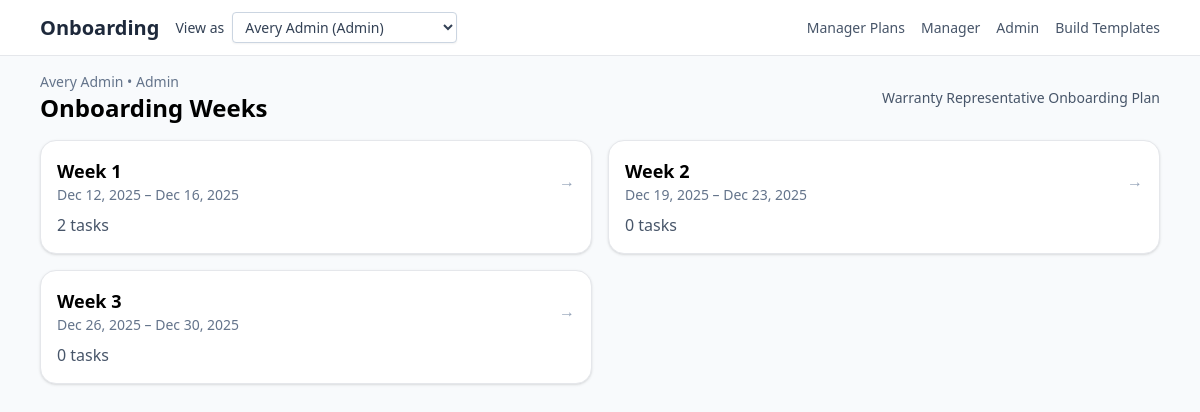
The app's page /weeks, older data.
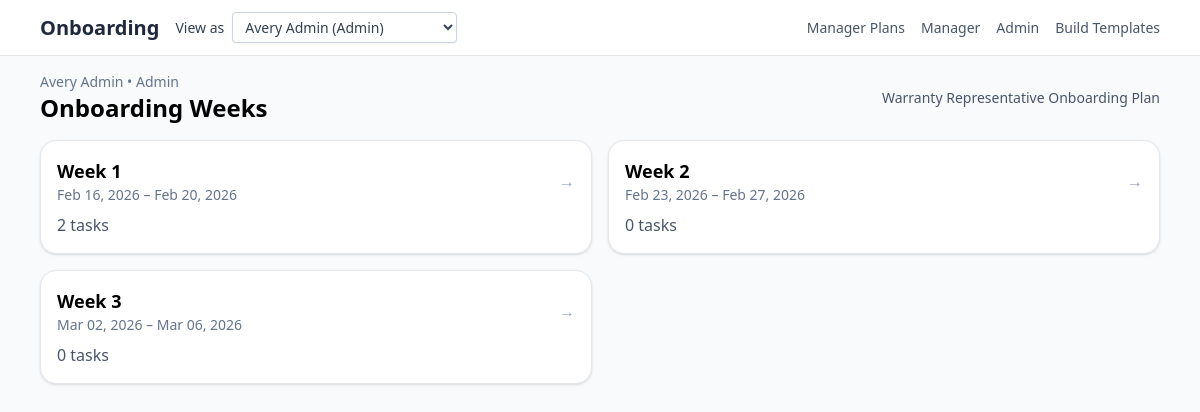
The same page, newer data.
### Onboarding/models.py (models this page shows, shortened)
class User(db.Model):
    __tablename__ = "users"
    id = db.Column(db.Integer, primary_key=True)
    email = db.Column(db.String(255), unique=True, nullable=False)
    full_name = db.Column(db.String(255), nullable=False)
    role = db.Column(db.String(32), nullable=False, default=RoleEnum.USER.value)
    onboarding_plan_id = db.Column(
        db.Integer, db.ForeignKey("onboarding_plans.id"), nullable=True
    )
    onboarding_plan = db.relationship("OnboardingPlan", back_populates="users")
    manager_id = db.Column(db.Integer, db.ForeignKey("users.id"), nullable=True)
    manager = db.relationship(
        "User",
        remote_side="User.id",
        back_populates="direct_reports",
        lazy="joined",
    )
    direct_reports = db.relationship(
        "User",
        back_populates="manager",
        lazy="selectin",
        cascade="all",
    )

class OnboardingPlan(db.Model):
    __tablename__ = "onboarding_plans"
    id = db.Column(db.Integer, primary_key=True)
    name = db.Column(db.String(255), nullable=False, default="Onboarding Plan")
    description = db.Column(db.Text, nullable=True)
    weeks = db.relationship(
        "Week",
        back_populates="onboarding_plan",
        lazy="selectin",
        cascade="all, delete-orphan",
    )
    users = db.relationship(
        "User",
        back_populates="onboarding_plan",
        lazy="selectin",
    )

class Week(db.Model):
    __tablename__ = "weeks"
    id = db.Column(db.Integer, primary_key=True)
    title = db.Column(db.String(255), nullable=False, default="Week")
    start_date = db.Column(db.Date, nullable=True)
    end_date = db.Column(db.Date, nullable=True)
    owner_user_id = db.Column(db.Integer, nullable=True)
    manager_user_id = db.Column(db.Integer, nullable=True)
    onboarding_plan_id = db.Column(
        db.Integer, db.ForeignKey("onboarding_plans.id"), nullable=True
    )
    onboarding_plan = db.relationship("OnboardingPlan", back_populates="weeks")
    tasks = db.relationship(
        "Task",
        back_populates="week",
        lazy="selectin",
        cascade="all, delete-orphan",
        order_by="Task.sort_order.asc().nullsfirst(), Task.id.asc()",
    )

### app.py (the view)
@app.get("/weeks")
def weeks():
    user = current_user()
    plan_weeks = weeks_for_plan(user.onboarding_plan_id)
    return render_template("weeks.html", weeks=plan_weeks, user=user)

### app.py (called while the page is built)
def current_user() -> User:
    email = request.headers.get("X-User-Email") or request.args.get("as_user")
    query = User.query.options(selectinload(User.onboarding_plan))
    if email:
        user = query.filter_by(email=email).first()
        if not user:
            abort(404, description="User not found")
        return user
    user = query.order_by(User.id.asc()).first()
    if not user:
        abort(404, description="No users available")
    return user

def weeks_for_plan(plan_id: int | None):
    if plan_id is None:
        return []
    return (
        Week.query.filter_by(onboarding_plan_id=plan_id)
        .options(selectinload(Week.tasks))
        .order_by(Week.start_date.asc().nullsfirst(), Week.id.asc())
        .all()
    )

@app.context_processor
def inject_user():
    u = session.get("user")
    return {"user": u or {"role": "guest"}}

@app.context_processor
def inject_user_switcher():
    users = User.query.order_by(User.role.asc(), User.full_name.asc()).all()
    active_user = None
    try:
        active_user = current_user()
    except Exception:
        active_user = None
    return {
        "switchable_users": users,
        "nav_current_user": active_user,
    }

### templates/weeks.html
{% extends 'base.html' %}
{% block content %}
<div class="flex items-center justify-between mb-4">
  <div>
    <p class="text-sm text-slate-500">{{ user.full_name }} • {{ user.role|capitalize }}</p>
    <h1 class="text-2xl font-bold">Onboarding Weeks</h1>
  </div>
  <div class="text-right">
    {% if user.onboarding_plan %}
      <p class="text-sm text-slate-600">{{ user.onboarding_plan.name }}</p>
    {% else %}
      <p class="text-sm text-slate-500">No onboarding plan</p>
    {% endif %}
  </div>
</div>
{% if not weeks %}
  <div class="bg-white border rounded-xl p-6 shadow-sm">
    <p class="text-slate-600">No weeks found for this onboarding plan.</p>
  </div>
{% else %}
  <div class="grid md:grid-cols-2 gap-4">
      {% for w in weeks %}
          <a href="{{ url_for('week_detail', week_id=w.id, as_user=request.args.get('as_user')) }}" class="block p-4 rounded-2xl bg-white shadow hover:shadow-md transition border">
              <div class="flex items-center justify-between">
                  <div>
                      <h2 class="text-lg font-semibold">{{ w.title }}</h2>
                      {% if w.start_date %}
                          <p class="text-sm text-slate-500">{{ w.start_date.strftime('%b %d, %Y') }}{% if w.end_date %} – {{ w.end_date.strftime('%b %d, %Y') }}{% endif %}</p>
                      {% endif %}
                  </div>
                  <span class="text-slate-400">→</span>
              </div>
              <p class="mt-2 text-slate-600">{{ w.tasks|length }} tasks</p>
          </a>
      {% endfor %}
  </div>
{% endif %}
{% endblock %}

### templates/base.html (shortened to what this page needs)
<!doctype html>
<html lang="en">
<head>
  <script src="https://cdn.tailwindcss.com"></script>
  <link rel="stylesheet" href="{{ url_for('static', filename='site.css') }}?v={{ build_ts }}">
</head>
<body class="bg-slate-50 min-h-screen">
  <nav class="bg-white border-b sticky top-0 z-10">
    <div class="max-w-6xl mx-auto px-4 py-3 flex items-center gap-4">
      <a href="/weeks" class="text-xl font-semibold text-slate-800">Onboarding</a>
      {% if switchable_users %}
      <form method="get" action="{{ request.path }}" class="flex items-center gap-2 text-sm text-slate-700">
        <label for="user-switch" class="font-medium">View as</label>
        <select
          id="user-switch"
          name="as_user"
          class="rounded border border-slate-300 bg-white px-2 py-1 text-sm text-slate-700 shadow-sm"
          onchange="this.form.submit()"
        >
          {% for switch_user in switchable_users %}
          <option value="{{ switch_user.email }}" {% if nav_current_user and switch_user.id == nav_current_user.id %}selected{% endif %}>
            {{ switch_user.full_name }} ({{ switch_user.role | capitalize }})
          </option>
          {% endfor %}
        </select>
      </form>
      {% endif %}
      <div class="ml-auto flex items-center gap-4 text-sm text-slate-600">
        {% if user is defined and user and user.role in ["manager", "admin"] %}
          <a href="{{ url_for('manager_plans', v=build_ts) }}"
            class="hover:text-slate-900">
            Manager Plans
          </a>
        {% endif %}
        {% if user is defined and user and user.role in ["manager", "admin"] %}
          <a href="/manager/reports?v={{ build_ts }}"
            class="hover:text-slate-900">
            Manager
          </a>
        {% endif %}
        {% if user.role == "admin" %}
          <a href="/admin/overview?v={{ build_ts }}"
            class="hover:text-slate-900">
            Admin
          </a>
        {% endif %}
        {% if user.role in ["builder", "admin"] %}
          <a href="/templates?v={{ build_ts }}"
            class="hover:text-slate-900">
            Build Templates
          </a>
        {% endif %}
      </div>
    </div>
  </nav>
  <main class="max-w-6xl mx-auto p-4">
    {% block content %}{% endblock %}
  </main>
</body>
</html>

Row changes from the older to the newer data that the page shows:
changed Week "Week 1": start_date "Dec 12, 2025" → "Feb 16, 2026"; end_date "Dec 16, 2025" → "Feb 20, 2026"
changed Week "Week 2": start_date "Dec 19, 2025" → "Feb 23, 2026"; end_date "Dec 23, 2025" → "Feb 27, 2026"
changed Week "Week 3": start_date "Dec 26, 2025" → "Mar 02, 2026"; end_date "Dec 30, 2025" → "Mar 06, 2026"
